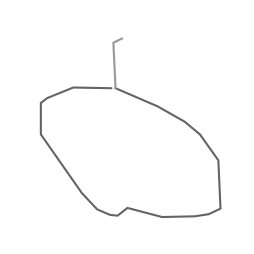
#> input picture Regularize/image.png, 254 x 254 px
$ python shape_detection.py
#> lines starting #> are read from the running program, lines starting #| are printed output that depends on the picture; after the words box and inside, x2 and y2 are one past the last pixel; in counts of white or black regions, pixels touching at a corner belong together
#> further down, image is the input picture: shape (254, 254); min 100, max 255, mean 252.3
import cv2
import numpy as np
import os

print("Current working directory:", os.getcwd())

def preprocess_image(image):
    """Preprocess the image by converting to binary and applying morphological operations."""
    _, binary_image = cv2.threshold(image, 128, 255, cv2.THRESH_BINARY)
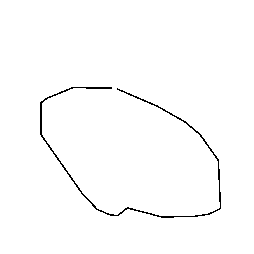
#> binary_image: shape (254, 254); 98.8% white; black in thin lines or dots, all inside (x1, y1, x2, y2) = (40, 87, 221, 218)

    # Apply GaussianBlur to smooth the image and reduce noise
    blurred_image = cv2.GaussianBlur(binary_image, (5, 5), 0)
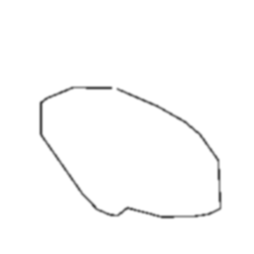
#> blurred_image: shape (254, 254); min 77, max 255, mean 251.9

    # Apply morphological operations to clean up noise and fill gaps
    kernel = cv2.getStructuringElement(cv2.MORPH_ELLIPSE, (5, 5))
    cleaned_image = cv2.morphologyEx(blurred_image, cv2.MORPH_CLOSE, kernel)
    cleaned_image = cv2.morphologyEx(cleaned_image, cv2.MORPH_OPEN, kernel)

    return cleaned_image

def fit_circle_to_contour(contour):
    """Fit a circle to a contour."""
    (x, y), radius = cv2.minEnclosingCircle(contour)
    return (int(x), int(y), int(radius))

def fit_ellipse_to_contour(contour):
    """Fit an ellipse to a contour."""
    if len(contour) >= 5:
        ellipse = cv2.fitEllipse(contour)
        return ellipse
    return None

def draw_regularized_shape(image, shape_type, params):
    """Draw regularized shapes on the image."""
    output_image = image.copy()  # Copy the original image to draw on

    if shape_type == 'circle':
        x, y, radius = params
        cv2.circle(output_image, (x, y), radius, (0, 255, 0), 2)
        cv2.putText(output_image, 'Circle', (x - 50, y - 10), cv2.FONT_HERSHEY_SIMPLEX, 0.5, (0, 255, 0), 2)

    elif shape_type == 'ellipse':
        center, axes, angle = params
        axes = (int(axes[0]), int(axes[1]))
        cv2.ellipse(output_image, (int(center[0]), int(center[1])), axes, angle, 0, 360, (0, 255, 0), 2)
        cv2.putText(output_image, 'Ellipse', (int(center[0]) - 50, int(center[1]) - 10), cv2.FONT_HERSHEY_SIMPLEX, 0.5, (0, 255, 0), 2)

    return output_image

def regularize_shapes(image):
    """Regularize shapes in an image."""
    preprocessed_image = preprocess_image(image)
    contours, _ = cv2.findContours(preprocessed_image, cv2.RETR_EXTERNAL, cv2.CHAIN_APPROX_SIMPLE)
#> contours = [[[0, 0], [0, 253], [253, 253], [253, 0]]]

    output_image = cv2.cvtColor(image, cv2.COLOR_GRAY2BGR)  # Initialize output image as a color image

    for contour in contours:
        # Filter out small contours
        if cv2.contourArea(contour) < 100:  # Adjust this threshold as needed
            continue

        # Attempt to fit a circle
        (x, y, radius) = fit_circle_to_contour(contour)
        circle_area = np.pi * radius ** 2
        contour_area = cv2.contourArea(contour)

        # Check if the contour is more like a circle or an ellipse
        if abs(circle_area - contour_area) / contour_area < 0.1:  # Adjust this threshold as needed
            shape_type = 'circle'
            params = (x, y, radius)
        else:
            ellipse_params = fit_ellipse_to_contour(contour)
            if ellipse_params:
                shape_type = 'ellipse'
                params = (ellipse_params[0], ellipse_params[1], ellipse_params[2])
            else:
                continue  # Skip if neither circle nor ellipse fits well

        # Draw the regularized shape
        output_image = draw_regularized_shape(output_image, shape_type, params)
#> this loop made 1 pass
#> (contour, circle_area, contour_area) on pass 1: ([[0, 0], [0, 253], [253, 253], [253, 0]], 99538.2, 64009)

    return output_image

# Main script
if __name__ == "__main__":
    # Load and preprocess the image
    image = cv2.imread('image.png', cv2.IMREAD_GRAYSCALE)
    if image is None:
        print("Error: Could not load image. Check the file path.")
        exit()

    # Regularize the shapes
    output_image = regularize_shapes(image)

    # Save the output image
    if output_image is not None and np.any(output_image):
        cv2.imwrite('regularized_image.png', output_image)
        print("Output image saved as 'regularized_image.png'")
    else:
        print("No shapes were detected or drawn.")

$ run again, with Regularize/circle.png copied over Regularize/image.png
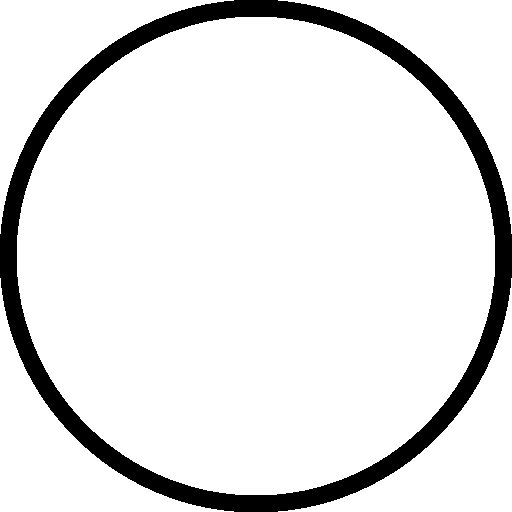
#> input picture Regularize/circle.png, 512 x 512 px
#> image: shape (512, 512); 89.8% white; 1 black region
#> in preprocess_image, `blurred_image = cv2.GaussianBlur(binary_image, (5, 5), 0)`:
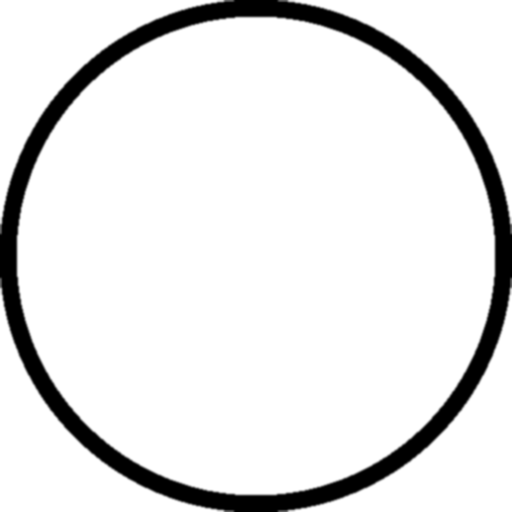
#> blurred_image: shape (512, 512); min 0, max 255, mean 228.9
#> contours = 5 contours; box (x1, y1, x2, y2) and area: (15, 15, 497, 497) 183079, (276, 276, 512, 512) 14401, (0, 276, 236, 512) 14401, (276, 0, 512, 236) 14401, (0, 0, 236, 236) 14401
#> in regularize_shapes, output_image is the input picture: shape (512, 512, 3); 89.8% white; 1 black region, box (x1, y1, x2, y2) and area: (0, 0, 512, 512) 26776
#> the loop in regularize_shapes, `for contour in contours:` made 5 passes
#> (circle_area, contour_area, shape_type, params, angle in draw_regularized_shape) on passes 1, 2, 4, 5: (86569.7, 14401, 'ellipse', ((478.4, 479.6), (115.6, 188.1), 45.17), 45.17), (86569.7, 14401, 'ellipse', ((32.59, 479.6), (115.6, 188.1), 134.8), 134.8), (86569.7, 14401, 'ellipse', ((478.4, 31.36), (115.6, 188.1), 134.8), 134.8), (86569.7, 14401, 'ellipse', ((32.59, 31.36), (115.6, 188.1), 45.17), 45.17)
#> pass 3, in regularize_shapes, `output_image = draw_regularized_shape(output_image, shape_type, params)`:
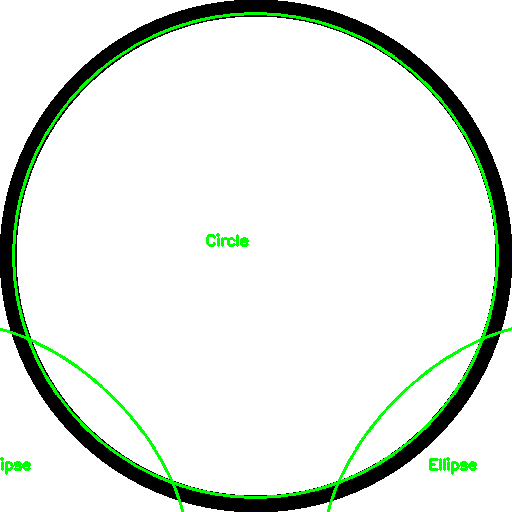
#> output_image: shape (512, 512, 3); mean B, G, R 226.7, 233.6, 226.7
